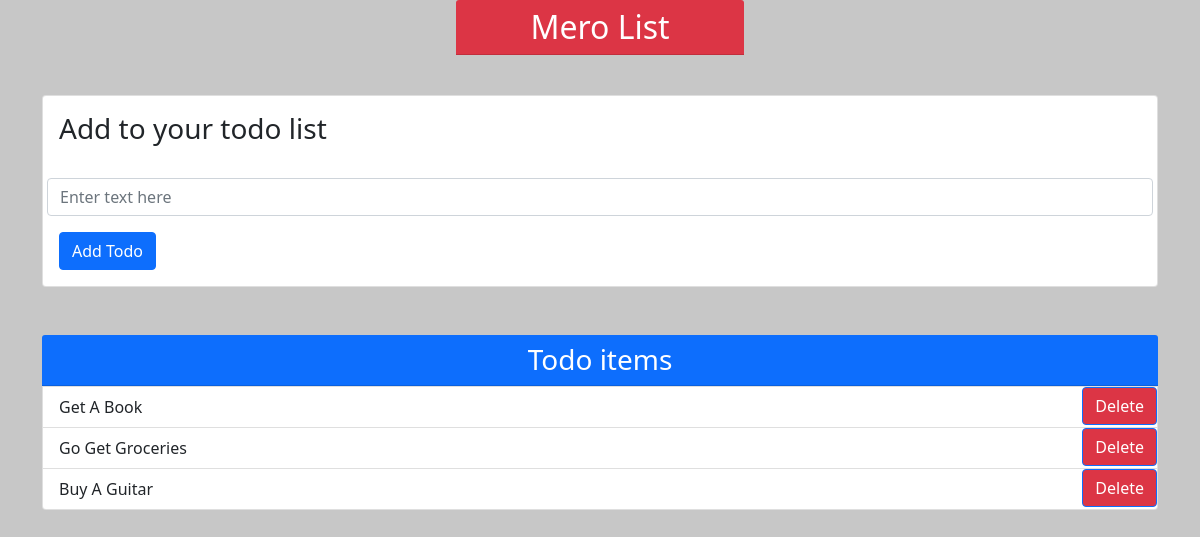
Before: / with the older database file.
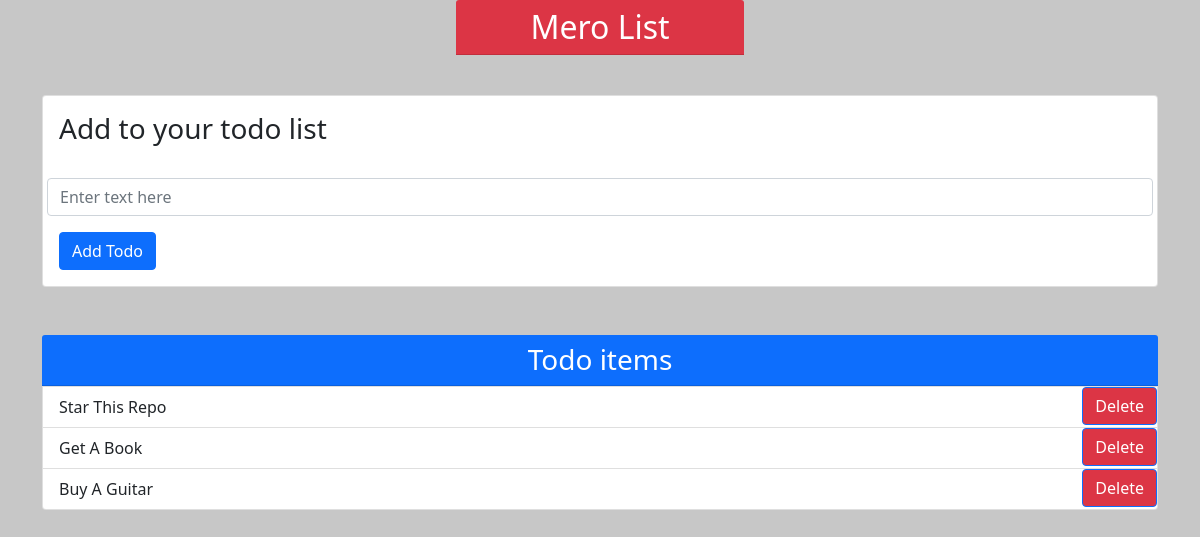
After: the same page with the newer database file.
### todo/models.py (models this page shows, shortened)
class Todo(models.Model):
    title = models.CharField(max_length=1000)

### todo/views.py (the view)
# urls.py: path('', views.index, name='index'),
def index(request):
    todo = Todo.objects.all()
    if request.method == 'POST':
        new_todo = Todo(
            title = request.POST['title']
        )
        new_todo.save()
        return redirect('/')
    return render(request, 'index.html', {'todos': todo})

### templates/index.html (shortened to what this page needs)
<!DOCTYPE html>
<html lang="en">
<head>
    <link href="https://cdn.jsdelivr.net/npm/bootstrap@5.0.2/dist/css/bootstrap.min.css" rel="stylesheet">
</head>
<body class="container" style="background-color:rgb(199, 199, 199);">
    <h2  style="max-width: 18rem; margin: 0 auto;" class="card-header text-center bg-danger text-white">Mero List</h2>
    <div class="card" style="margin-top: 5vh;">
        <div id="myDIV" class="card-body">
          <h3 class="card-title">Add to your todo list</h3>
          <br>
            <form action="" method="POST">
                <div class="row mb-3">
                    <input type="text"  name="title" id="myInput" class="form-control" placeholder="Enter text here">
                </div>
                <button type="submit" class="btn btn-primary">Add Todo</button>
            </form>
        </div>
    </div>
    <ul id="myUL" class="list-group py-5">
        <h3 class="card-header text-center bg-primary text-white">Todo items</h3>
        {% for todo in todos reversed %}
        <li class="list-group-item">{{todo.title | title}} <button class="close bg-danger text-white btn btn-primary"><a style="text-decoration: none; color: white;" href="delete/{{todo.id}}">Delete</a></button></li>
        {% endfor %}
    </ul>
</body>
</html>

### templates/index.html (style rules this page uses)
.close { position: absolute; right: 0; top: 0; }

Changed rows visible on the page:
removed Todo: title "Go Get Groceries"
added Todo: title "Star This Repo"
